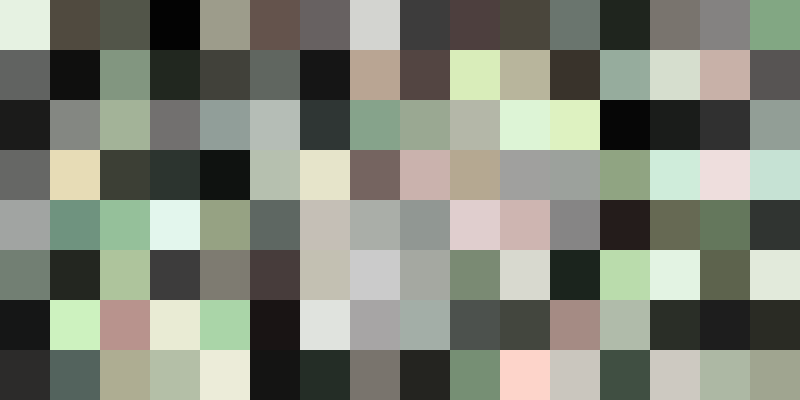
Frame 1 (no input)
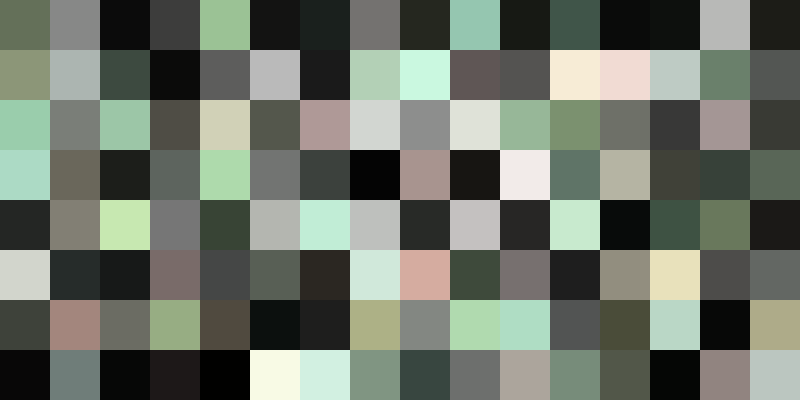
Frame 60 (the mouse pressed at the canvas centre just before this capture)
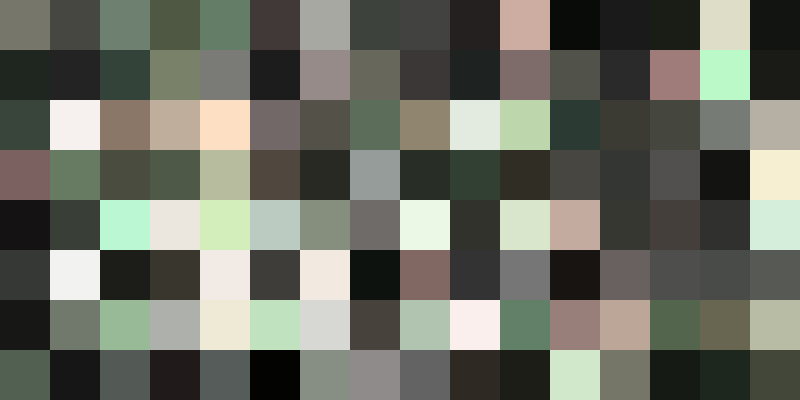
Frame 120 (the mouse held since frame 60 and released just before this capture)

The Processing sketch that drew these frames (run headless with seeded random() and noise(); from frame 60 on, the mouse is pressed at the canvas centre):

// Processing sketch: color_002_color_noise_animation
// ── color_002_color_noise_animation.pde

int stepX = 50;
int stepY = 50;

void setup(){
  size(800, 400);
  background(0);
}

void draw(){
  noStroke();
  colorMode(HSB, width, height, 100);

  for (int gridY=0; gridY<height; gridY+=stepY){
    for (int gridX=0; gridX<width; gridX+=stepX){
      float rndH = random(360);
      float rndS = random(100);
      float rndB = random(100); 
      fill(rndH, rndS, rndB);
      rect(gridX, gridY, stepX, stepY);
    }
  }
}
